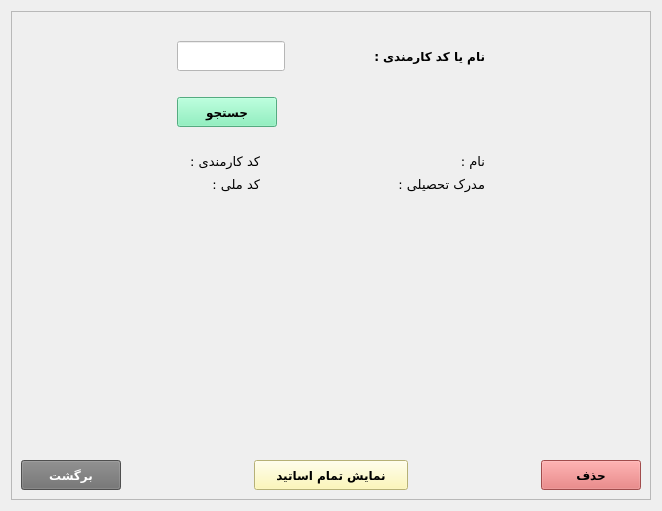
     <widget class="QWidget" name="tab_3">
      <attribute name="title">
       <string>حذف استاد</string>
      </attribute>
      <layout class="QGridLayout" name="gridLayout_6">
       <item row="0" column="0">
        <widget class="QFrame" name="frame_3">
         <property name="layoutDirection">
          <enum>Qt::LeftToRight</enum>
         </property>
         <property name="frameShape">
          <enum>QFrame::StyledPanel</enum>
         </property>
         <property name="frameShadow">
          <enum>QFrame::Raised</enum>
         </property>
         <layout class="QGridLayout" name="gridLayout_7">
          <item row="1" column="0">
           <spacer name="horizontalSpacer_34">
            <property name="orientation">
             <enum>Qt::Horizontal</enum>
            </property>
            <property name="sizeType">
             <enum>QSizePolicy::Minimum</enum>
            </property>
            <property name="sizeHint" stdset="0">
             <size>
              <width>150</width>
              <height>20</height>
             </size>
            </property>
           </spacer>
          </item>
          <item row="1" column="2">
           <spacer name="horizontalSpacer_35">
            <property name="orientation">
             <enum>Qt::Horizontal</enum>
            </property>
            <property name="sizeType">
             <enum>QSizePolicy::Minimum</enum>
            </property>
            <property name="sizeHint" stdset="0">
             <size>
              <width>150</width>
              <height>20</height>
             </size>
            </property>
           </spacer>
          </item>
          <item row="3" column="0" colspan="3">
           <layout class="QHBoxLayout" name="horizontalLayout_9">
            <item>
             <widget class="QPushButton" name="pushButton_backTab3">
              <property name="minimumSize">
               <size>
                <width>100</width>
                <height>30</height>
               </size>
              </property>
              <property name="font">
               <font>
                <family>B Nazanin</family>
                <pointsize>9</pointsize>
                <weight>75</weight>
                <bold>true</bold>
               </font>
              </property>
              <property name="styleSheet">
               <string notr="true">background-color: rgb(111, 111, 111);
color:white;</string>
              </property>
              <property name="text">
               <string>برگشت</string>
              </property>
             </widget>
            </item>
            <item>
             <spacer name="horizontalSpacer_26">
              <property name="orientation">
               <enum>Qt::Horizontal</enum>
              </property>
              <property name="sizeHint" stdset="0">
               <size>
                <width>40</width>
                <height>20</height>
               </size>
              </property>
             </spacer>
            </item>
            <item>
             <widget class="QPushButton" name="pushButton_showTeacherTab3">
              <property name="minimumSize">
               <size>
                <width>154</width>
                <height>30</height>
               </size>
              </property>
              <property name="font">
               <font>
                <family>B Nazanin</family>
                <pointsize>9</pointsize>
                <weight>75</weight>
                <bold>true</bold>
               </font>
              </property>
              <property name="styleSheet">
               <string notr="true">background-color: rgb(255, 248, 165)</string>
              </property>
              <property name="text">
               <string>نمایش تمام اساتید</string>
              </property>
             </widget>
            </item>
            <item>
             <spacer name="horizontalSpacer_27">
              <property name="orientation">
               <enum>Qt::Horizontal</enum>
              </property>
              <property name="sizeHint" stdset="0">
               <size>
                <width>40</width>
                <height>20</height>
               </size>
              </property>
             </spacer>
            </item>
            <item>
             <widget class="QPushButton" name="pushButton_remove">
              <property name="minimumSize">
               <size>
                <width>100</width>
                <height>30</height>
               </size>
              </property>
              <property name="font">
               <font>
                <family>B Nazanin</family>
                <pointsize>9</pointsize>
                <weight>75</weight>
                <bold>true</bold>
               </font>
              </property>
              <property name="styleSheet">
               <string notr="true">background-color:rgb(226, 106, 106)</string>
              </property>
              <property name="text">
               <string>حذف</string>
              </property>
             </widget>
            </item>
           </layout>
          </item>
          <item row="1" column="1">
           <layout class="QVBoxLayout" name="verticalLayout_12">
            <item>
             <layout class="QHBoxLayout" name="horizontalLayout_10">
              <item>
               <widget class="QLineEdit" name="lineEdit_teachCodeTab3">
                <property name="minimumSize">
                 <size>
                  <width>0</width>
                  <height>30</height>
                 </size>
                </property>
                <property name="font">
                 <font>
                  <pointsize>9</pointsize>
                 </font>
                </property>
                <property name="styleSheet">
                 <string notr="true">background-color: white;</string>
                </property>
               </widget>
              </item>
              <item>
               <spacer name="horizontalSpacer_28">
                <property name="orientation">
                 <enum>Qt::Horizontal</enum>
                </property>
                <property name="sizeHint" stdset="0">
                 <size>
                  <width>40</width>
                  <height>20</height>
                 </size>
                </property>
               </spacer>
              </item>
              <item>
               <widget class="QLabel" name="label_15">
                <property name="font">
                 <font>
                  <family>B Titr</family>
                  <pointsize>9</pointsize>
                  <weight>75</weight>
                  <bold>true</bold>
                 </font>
                </property>
                <property name="text">
                 <string>نام یا کد کارمندی :</string>
                </property>
               </widget>
              </item>
             </layout>
            </item>
            <item>
             <spacer name="horizontalSpacer_29">
              <property name="orientation">
               <enum>Qt::Horizontal</enum>
              </property>
              <property name="sizeHint" stdset="0">
               <size>
                <width>40</width>
                <height>20</height>
               </size>
              </property>
             </spacer>
            </item>
            <item>
             <layout class="QHBoxLayout" name="horizontalLayout_11">
              <item>
               <widget class="QPushButton" name="pushButton_searchTab3">
                <property name="sizePolicy">
                 <sizepolicy hsizetype="Minimum" vsizetype="Fixed">
                  <horstretch>0</horstretch>
                  <verstretch>0</verstretch>
                 </sizepolicy>
                </property>
                <property name="minimumSize">
                 <size>
                  <width>100</width>
                  <height>30</height>
                 </size>
                </property>
                <property name="font">
                 <font>
                  <family>B Nazanin</family>
                  <pointsize>9</pointsize>
                  <weight>75</weight>
                  <bold>true</bold>
                 </font>
                </property>
                <property name="styleSheet">
                 <string notr="true">background-color: rgb(118, 240, 179)</string>
                </property>
                <property name="text">
                 <string>جستجو</string>
                </property>
               </widget>
              </item>
              <item>
               <spacer name="horizontalSpacer_30">
                <property name="orientation">
                 <enum>Qt::Horizontal</enum>
                </property>
                <property name="sizeHint" stdset="0">
                 <size>
                  <width>40</width>
                  <height>20</height>
                 </size>
                </property>
               </spacer>
              </item>
             </layout>
            </item>
            <item>
             <spacer name="horizontalSpacer_31">
              <property name="orientation">
               <enum>Qt::Horizontal</enum>
              </property>
              <property name="sizeHint" stdset="0">
               <size>
                <width>308</width>
                <height>20</height>
               </size>
              </property>
             </spacer>
            </item>
            <item>
             <layout class="QHBoxLayout" name="horizontalLayout_12">
              <item>
               <layout class="QVBoxLayout" name="verticalLayout_13">
                <item>
                 <widget class="QLabel" name="label_teachCodeTab3">
                  <property name="font">
                   <font>
                    <pointsize>9</pointsize>
                   </font>
                  </property>
                  <property name="text">
                   <string/>
                  </property>
                 </widget>
                </item>
                <item>
                 <widget class="QLabel" name="label_nationalCodeTab3">
                  <property name="font">
                   <font>
                    <pointsize>9</pointsize>
                   </font>
                  </property>
                  <property name="text">
                   <string/>
                  </property>
                 </widget>
                </item>
               </layout>
              </item>
              <item>
               <layout class="QVBoxLayout" name="verticalLayout_14">
                <item>
                 <widget class="QLabel" name="label_16">
                  <property name="font">
                   <font>
                    <family>B Koodak</family>
                    <pointsize>10</pointsize>
                    <weight>50</weight>
                    <bold>false</bold>
                   </font>
                  </property>
                  <property name="text">
                   <string>کد کارمندی :</string>
                  </property>
                 </widget>
                </item>
                <item>
                 <widget class="QLabel" name="label_17">
                  <property name="font">
                   <font>
                    <family>B Koodak</family>
                    <pointsize>10</pointsize>
                    <weight>50</weight>
                    <bold>false</bold>
                   </font>
                  </property>
                  <property name="text">
                   <string>کد ملی :</string>
                  </property>
                 </widget>
                </item>
               </layout>
              </item>
              <item>
               <layout class="QVBoxLayout" name="verticalLayout_15">
                <item>
                 <spacer name="horizontalSpacer_32">
                  <property name="orientation">
                   <enum>Qt::Horizontal</enum>
                  </property>
                  <property name="sizeHint" stdset="0">
                   <size>
                    <width>40</width>
                    <height>20</height>
                   </size>
                  </property>
                 </spacer>
                </item>
                <item>
                 <spacer name="horizontalSpacer_33">
                  <property name="orientation">
                   <enum>Qt::Horizontal</enum>
                  </property>
                  <property name="sizeHint" stdset="0">
                   <size>
                    <width>40</width>
                    <height>20</height>
                   </size>
                  </property>
                 </spacer>
                </item>
               </layout>
              </item>
              <item>
               <layout class="QVBoxLayout" name="verticalLayout_16">
                <item>
                 <widget class="QLabel" name="label_nameTab3">
                  <property name="font">
                   <font>
                    <pointsize>9</pointsize>
                   </font>
                  </property>
                  <property name="text">
                   <string/>
                  </property>
                 </widget>
                </item>
                <item>
                 <widget class="QLabel" name="label_degreeTab3">
                  <property name="font">
                   <font>
                    <pointsize>9</pointsize>
                   </font>
                  </property>
                  <property name="text">
                   <string/>
                  </property>
                 </widget>
                </item>
               </layout>
              </item>
              <item>
               <layout class="QVBoxLayout" name="verticalLayout_17">
                <item>
                 <widget class="QLabel" name="label_18">
                  <property name="font">
                   <font>
                    <family>B Koodak</family>
                    <pointsize>10</pointsize>
                    <weight>50</weight>
                    <bold>false</bold>
                   </font>
                  </property>
                  <property name="text">
                   <string>نام :</string>
                  </property>
                 </widget>
                </item>
                <item>
                 <widget class="QLabel" name="label_19">
                  <property name="font">
                   <font>
                    <family>B Koodak</family>
                    <pointsize>10</pointsize>
                    <weight>50</weight>
                    <bold>false</bold>
                   </font>
                  </property>
                  <property name="text">
                   <string>مدرک تحصیلی :</string>
                  </property>
                 </widget>
                </item>
               </layout>
              </item>
             </layout>
            </item>
           </layout>
          </item>
          <item row="2" column="1">
           <spacer name="verticalSpacer_3">
            <property name="orientation">
             <enum>Qt::Vertical</enum>
            </property>
            <property name="sizeType">
             <enum>QSizePolicy::Minimum</enum>
            </property>
            <property name="sizeHint" stdset="0">
             <size>
              <width>20</width>
              <height>261</height>
             </size>
            </property>
           </spacer>
          </item>
          <item row="0" column="1">
           <spacer name="horizontalSpacer_36">
            <property name="orientation">
             <enum>Qt::Horizontal</enum>
            </property>
            <property name="sizeHint" stdset="0">
             <size>
              <width>40</width>
              <height>20</height>
             </size>
            </property>
           </spacer>
          </item>
         </layout>
        </widget>
       </item>
      </layout>
     </widget>
